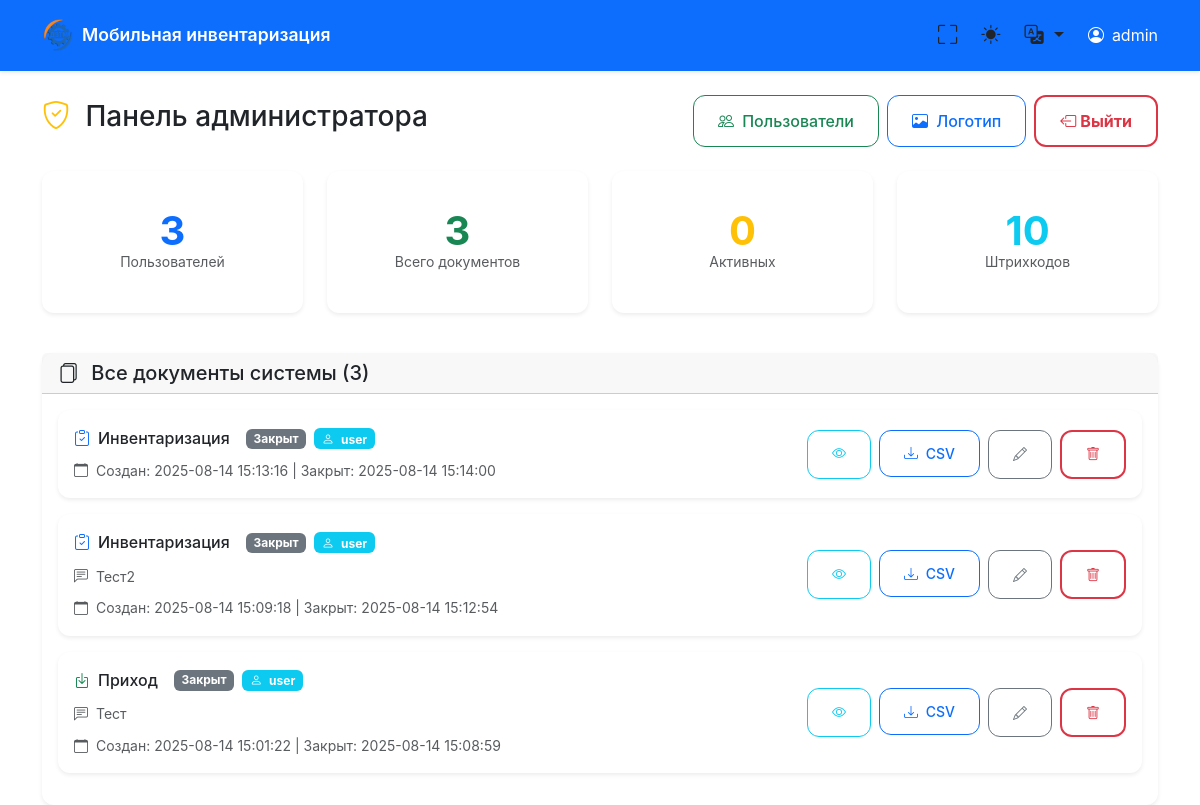
Screenshot of /admin/1 with the database file from the repository.
### tables this page shows
CREATE TABLE users (
            id INTEGER PRIMARY KEY AUTOINCREMENT,
            name TEXT UNIQUE NOT NULL,
            created_at TEXT NOT NULL
        );

CREATE TABLE documents (
            id INTEGER PRIMARY KEY AUTOINCREMENT,
            user_id INTEGER NOT NULL,
            doc_type TEXT NOT NULL,
            status TEXT NOT NULL DEFAULT 'active',
            created_at TEXT NOT NULL,
            closed_at TEXT,
            comment TEXT DEFAULT '',
            FOREIGN KEY (user_id) REFERENCES users (id)
        );

### main.py (the view)
@app.get("/admin/{user_id}", response_class=HTMLResponse)
async def admin_panel(request: Request, user_id: int):
    conn = get_db_connection()
    cursor = conn.cursor()
    cursor.execute("SELECT * FROM users WHERE id = ?", (user_id,))
    user = cursor.fetchone()
    if not user or not is_admin(dict(user)['name']):
        conn.close()
        raise HTTPException(status_code=403, detail="Доступ запрещен")
    all_documents = get_all_documents()
    all_users = get_all_users()
    cursor.execute("SELECT COUNT(*) FROM users")
    total_users = cursor.fetchone()[0]
    cursor.execute("SELECT COUNT(*) FROM documents")
    total_documents = cursor.fetchone()[0]
    cursor.execute("SELECT COUNT(*) FROM documents WHERE status = 'active'")
    active_documents = cursor.fetchone()[0]
    cursor.execute("SELECT COUNT(*) FROM barcodes")
    total_barcodes = cursor.fetchone()[0]
    conn.close()
    current_lang = get_user_language(request)
    locale = load_locale(current_lang)
    return templates.TemplateResponse("admin.html", {
        "request": request,
        "user": dict(user),
        "documents": all_documents,
        "users": all_users,
        "stats": {
            "total_users": total_users,
            "total_documents": total_documents,
            "active_documents": active_documents,
            "total_barcodes": total_barcodes
        },
        "locale": locale,
        "current_lang": current_lang
    })

### templates/admin.html (shortened to what this page needs)
{% extends "base.html" %}
{% block content %}
<div class="row">
    <div class="col-12">
        <div class="d-flex justify-content-between align-items-center mb-4">
            <h1 class="h3">
                <i class="bi bi-shield-check text-warning me-2"></i>
                Панель администратора
            </h1>
            <div class="d-flex gap-2">
                <button class="btn btn-outline-success" data-bs-toggle="modal" data-bs-target="#usersModal">
                    <i class="bi bi-people me-1"></i>
                    <span class="d-none d-sm-inline">Пользователи</span>
                </button>
                <button class="btn btn-outline-primary" data-bs-toggle="modal" data-bs-target="#logoModal">
                    <i class="bi bi-image me-1"></i>
                    <span class="d-none d-sm-inline">Логотип</span>
                </button>
                <a href="/" class="btn btn-outline-danger d-none d-md-inline-flex fw-bold">
                    <i class="bi bi-box-arrow-left me-1"></i>
                    Выйти
                </a>
            </div>
        </div>
    </div>
</div>
<div class="row mb-4">
    <div class="col-6 col-md-3 mb-3">
        <div class="card stats-card border-primary">
            <div class="card-body text-center">
                <div class="stats-number text-primary">{{ stats.total_users }}</div>
                <p class="text-muted mb-0 small">Пользователей</p>
            </div>
        </div>
    </div>
    <div class="col-6 col-md-3 mb-3">
        <div class="card stats-card border-success">
            <div class="card-body text-center">
                <div class="stats-number text-success">{{ stats.total_documents }}</div>
                <p class="text-muted mb-0 small">Всего документов</p>
            </div>
        </div>
    </div>
    <div class="col-6 col-md-3 mb-3">
        <div class="card stats-card border-warning">
            <div class="card-body text-center">
                <div class="stats-number text-warning">{{ stats.active_documents }}</div>
                <p class="text-muted mb-0 small">Активных</p>
            </div>
        </div>
    </div>
    <div class="col-6 col-md-3 mb-3">
        <div class="card stats-card border-info">
            <div class="card-body text-center">
                <div class="stats-number text-info">{{ stats.total_barcodes }}</div>
                <p class="text-muted mb-0 small">Штрихкодов</p>
            </div>
        </div>
    </div>
</div>
<div class="row">
    <div class="col-12">
        <div class="card">
            <div class="card-header">
                <h5 class="mb-0">
                    <i class="bi bi-files me-2"></i>
                    Все документы системы ({{ documents|length }})
                </h5>
            </div>
            <div class="card-body">
                {% if documents %}
                <div class="row">
                    {% for doc in documents %}
                    <div class="col-12 mb-3">
                        <div class="card {{ 'border-success' if doc.status == 'active' else 'border-secondary' }}">
                            <div class="card-body">
                                <div class="row align-items-center">
                                    <div class="col-md-8">
                                        <div class="d-flex align-items-center mb-2">
                                            {% if doc.doc_type == 'Инвентаризация' %}
                                                <i class="bi bi-clipboard-check text-primary me-2"></i>
                                            {% elif doc.doc_type == 'Приход' %}
                                                <i class="bi bi-box-arrow-in-down text-success me-2"></i>
                                            {% else %}
                                                <i class="bi bi-box-arrow-up text-danger me-2"></i>
                                            {% endif %}
                                            <h6 class="mb-0 me-3">{{ doc.doc_type }}</h6>
                                            {% if doc.status == 'active' %}
                                                <span class="badge bg-success">Активный</span>
                                            {% else %}
                                                <span class="badge bg-secondary">Закрыт</span>
                                            {% endif %}
                                            <span class="badge bg-info ms-2">
                                                <i class="bi bi-person me-1"></i>
                                                {{ doc.user_name }}
                                            </span>
                                        </div>
                                        {% if doc.comment %}
                                        <div class="mb-2">
                                            <small class="text-muted">
                                                <i class="bi bi-chat-left-text me-1"></i>
                                                {{ doc.comment }}
                                            </small>
                                        </div>
                                        {% endif %}
                                        <div class="small text-muted">
                                            <i class="bi bi-calendar me-1"></i>
                                            Создан: {{ doc.created_at[:19].replace('T', ' ') }}
                                            {% if doc.closed_at %}
                                                | Закрыт: {{ doc.closed_at[:19].replace('T', ' ') }}
                                            {% endif %}
                                        </div>
                                    </div>
                                    <div class="col-md-4">
                                        <div class="d-flex flex-wrap gap-2 justify-content-md-end">
                                            <a href="/admin/document/{{ user.id }}/{{ doc.id }}"
                                               class="btn btn-sm btn-outline-info"
                                               title="Просмотреть документ">
                                                <i class="bi bi-eye"></i>
                                            </a>
                                            {% if doc.status == 'closed' %}
                                                <form method="post" action="/admin/regenerate_csv/{{ user.id }}" class="d-inline">
                                                    <button type="submit" class="btn btn-sm btn-outline-primary">
                                                        <i class="bi bi-download me-1"></i>
                                                        <span class="d-none d-sm-inline">CSV</span>
                                                    </button>
                                                </form>
                                            {% endif %}
                                            <button class="btn btn-sm btn-outline-secondary edit-comment-btn"
                                                    data-doc-id="{{ doc.id }}"
                                                    data-comment="{{ doc.comment|e }}"
                                                    title="Редактировать комментарий">
                                                <i class="bi bi-pencil"></i>
                                            </button>
                                            <form method="post" action="/admin/delete_document/{{ user.id }}" class="d-inline">
                                                <button type="submit" class="btn btn-sm btn-outline-danger"
                                                        onclick="return confirm('Удалить документ пользователя {{ doc.user_name }}? Это действие нельзя отменить!')"
                                                        title="Удалить документ">
                                                    <i class="bi bi-trash"></i>
                                                </button>
                                            </form>
                                        </div>
                                    </div>
                                </div>
                            </div>
                        </div>
                    </div>
                    {% endfor %}
                </div>
                {% else %}
                <div class="text-center py-5">
                    <i class="bi bi-files text-muted" style="font-size: 4rem;"></i>
                    <h4 class="text-muted mt-3">Документы не найдены</h4>
                    <p class="text-muted">В системе пока нет созданных документов</p>
                </div>
                {% endif %}
            </div>
        </div>
    </div>
</div>
{% endblock %}

### templates/base.html (shortened to what this page needs)
<!DOCTYPE html>
<html lang="ru" data-bs-theme="light">
<head>
    <link href="https://cdn.jsdelivr.net/npm/bootstrap@5.3.2/dist/css/bootstrap.min.css" rel="stylesheet">
    <link href="https://cdn.jsdelivr.net/npm/bootstrap-icons@1.11.0/font/bootstrap-icons.css" rel="stylesheet">
</head>
<body>
    <nav class="navbar navbar-expand-lg navbar-dark bg-primary">
        <div class="container">
            <div class="d-flex align-items-center">
                <img src="/logo" alt="Логотип" class="logo-svg"
                     style="width: 32px; height: 32px; margin-right: 0.5rem; object-fit: contain;">
                <a class="navbar-brand" href="/">
                    {{ locale.get('app_name', 'Мобильная инвентаризация') }}
                </a>
            </div>
            <div class="d-flex align-items-center">
                <button class="theme-toggle me-2" onclick="toggleFullscreen()" title="Полноэкранный режим">
                    <i class="bi bi-fullscreen" id="fullscreen-icon"></i>
                </button>
                <button class="theme-toggle me-2" onclick="toggleTheme()" title="Переключить тему">
                    <i class="bi bi-sun-fill" id="theme-icon"></i>
                </button>
                <div class="dropdown me-3">
                    <button class="theme-toggle dropdown-toggle" type="button" data-bs-toggle="dropdown" title="Язык">
                        <i class="bi bi-translate"></i>
                    </button>
                </div>
                {% if user %}
                <div class="d-flex align-items-center text-white">
                    <i class="bi bi-person-circle me-2"></i>
                    <span class="d-none d-md-inline">{{ user.name }}</span>
                </div>
                {% endif %}
            </div>
        </div>
    </nav>
    <main class="container mt-4 fade-in">
        {% block content %}{% endblock %}
    </main>
</body>
</html>

### templates/admin.html (style rules this page uses)
.btn-outline-danger { border-width: 2px; font-weight: 600; }

### templates/base.html (style rules this page uses)
:root { --primary-color: #0d6efd; --secondary-color: #6c757d; --success-color: #198754; --danger-color: #dc3545; --warning-color: #ffc107; --info-color: #0dcaf0; --light-color: #f8f9fa; --dark-color: #212529; --border-radius: 0.75rem; --box-shadow: 0 0.125rem 0.25rem rgba(0, 0, 0, 0.075); --box-shadow-lg: 0 0.5rem 1rem rgba(0, 0, 0, 0.15); }
body { font-family: -apple-system, BlinkMacSystemFont, 'Segoe UI', Roboto, 'Helvetica Neue', Arial, sans-serif; line-height: 1.6; -webkit-font-smoothing: antialiased; -moz-osx-font-smoothing: grayscale; padding-bottom: env(safe-area-inset-bottom); padding-top: env(safe-area-inset-top); }
.navbar { box-shadow: var(--box-shadow); padding: 0.75rem 0; position: sticky; top: 0; z-index: 1030; }
.navbar-brand { font-weight: 600; font-size: 1.1rem; }
.logo-svg { width: 32px; height: 32px; margin-right: 0.5rem; color: currentColor; }
.card { border: none; box-shadow: var(--box-shadow); border-radius: var(--border-radius); transition: all 0.2s ease; }
.btn { border-radius: var(--border-radius); font-weight: 500; padding: 0.75rem 1.5rem; transition: all 0.2s ease; }
.theme-toggle { border: none; background: none; color: inherit; font-size: 1.2rem; padding: 0.5rem; border-radius: 50%; transition: all 0.2s ease; }
.stats-card { text-align: center; padding: 1.5rem; }
.stats-number { font-size: 2.5rem; font-weight: 700; line-height: 1; }
.fade-in { animation: fadeIn 0.3s ease-in; }
.btn-outline-danger { border-width: 2px; font-weight: 600; transition: all 0.3s ease; }

### rows the page displays
users: name "admin"
documents: doc_type "Инвентаризация", status "Закрыт", user_name "user", created_at "2025-08-14 15:13:16", closed_at "2025-08-14 15:14:00"
documents: doc_type "Инвентаризация", status "Закрыт", user_name "user", comment "Тест2", created_at "2025-08-14 15:09:18", closed_at "2025-08-14 15:12:54"
documents: doc_type "Приход", status "Закрыт", user_name "user", comment "Тест", created_at "2025-08-14 15:01:22", closed_at "2025-08-14 15:08:59"

### other values shown
{{ locale.get('app_name', 'Мобильная инвентаризация') }} "Мобильная инвентаризация"
{{ stats.total_users }} "3"
{{ stats.total_documents }} "3"
{{ stats.active_documents }} "0"
{{ stats.total_barcodes }} "10"
{{ documents|length }} "3"
